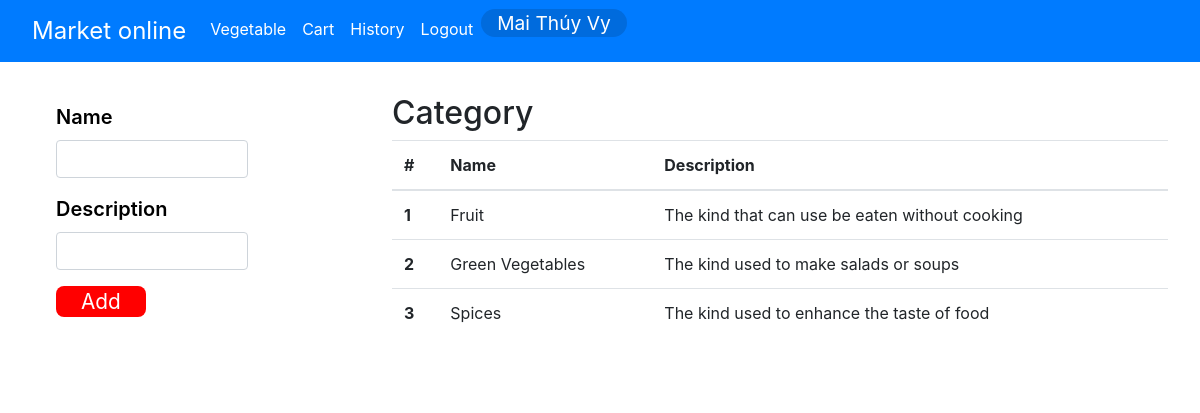
The app's page /category/index.php (signed in) with its own data.
### tables this page shows
CREATE TABLE `category` (
  `CategoryID` int(10) NOT NULL,
  `Name` varchar(30) NOT NULL,
  `Description` varchar(50) DEFAULT NULL
);

### connection.php (called while the page is built)
<?php
function getConnection(){
    $dbhost = "localhost";
    $dbuser = "root";
    $dbpass = "123456";
    $db = "market";
    $conn = new mysqli($dbhost, $dbuser, $dbpass, $db) or die("Connect failed: %s\n" . $conn->error);
    mysqli_query($conn,"set names 'utf8'");
    return $conn;
}
?>

### class/category.php (called while the page is built, shortened)
<?php
    class category{
        function getAll(){
            $qry = 'SELECT * FROM `category`';
            $rs = mysqli_query(getConnection(), $qry);
            return getDataFromResultSet($rs,$qry);
        }
    }
?>

### otherFunc.php (called while the page is built, shortened)
<?php
function getDataFromResultSet($rs)
{
    if (mysqli_num_rows($rs) <= 0) {
        return array();
    } else {
        while ($row = mysqli_fetch_assoc($rs)) {
            $data[] = $row;
        }
    }
    return $data;
}
?>

### category/index.php (the view, shortened to what this page needs)
<?php
    include_once('../otherFunc.php');
    include_once('../connection.php');
    include_once('../class/category.php');
?>
<!DOCTYPE html>
<html lang="en">
<head>
    <link rel="stylesheet" href="../css/bootstrap.css">
    <link rel="stylesheet" href="../css/mystyle.css">
</head>
<body>
<?php include_once('../submenu.php');?>
    <div class="leftpanel" style="background-color: white;">
        <form action="./add.php" method="post">
            <div class="form-group">
                <label for="exampleInputEmail1" style="color: black;">Name</label>
                <input type="text" class="form-control" id="exampleInputEmail1" name="name">
            </div>
            <div class="form-group">
                <label for="exampleInputPassword1" style="color: black;">Description</label>
                <input type="text" class="form-control" id="exampleInputPassword1" name="description">
            </div>
            <button type="submit" style="float: left;font-size: 1.3rem;">Add</button>
        </form>
    </div>
    <div class="rightpanel" style="background-color: white;">
        <h2>Category</h2>
        <table class="table">
            <thead>
                <tr>
                    <th scope="col">#</th>
                    <th scope="col">Name</th>
                    <th scope="col">Description</th>
                </tr>
            </thead>
            <tbody>
                <?php
                    $obj = new category;
                    $data = $obj->getAll();
                    foreach($data as $key=>$value){
                        echo '<tr>
                        <th scope="row">'.$value['CategoryID'].'</th>
                        <td>'.$value['Name'].'</td>
                        <td>'.$value['Description'].'</td>
                        </tr>';
                    }
                ?>
            </tbody>
        </table>
    </div>
</body>
</html>

### css/mystyle.css (style rules this page uses)
.leftpanel { width: 20%; background-color: rgba(231, 231, 231, 0.733); height: auto; float: left; border-radius: 1rem; margin: 2% 2% 0 2%; padding: 1rem; padding-left: 2rem; color: #0069d9; }
.leftpanel button { font-size: 32px; background-color: rgb(255, 0, 0); outline: none; border: none; color: white; border-radius: 0.5rem; padding: 0 25px 0 25px; float: right; }
.leftpanel label, input { font-size: 1.25rem; font-weight: 600; }
.rightpanel { width: 70%; padding-top: 2rem; background-color: rgb(255, 246, 246); float: right; padding: 2rem; border-radius: 1rem; }

### records on screen
category: CategoryID "1", Name "Fruit", Description "The kind that can use be eaten without cooking"
category: CategoryID "2", Name "Green Vegetables", Description "The kind used to make salads or soups"
category: CategoryID "3", Name "Spices", Description "The kind used to enhance the taste of food"

### other values on screen
$_SESSION['user']['Fullname'] "Mai Thúy Vy"
